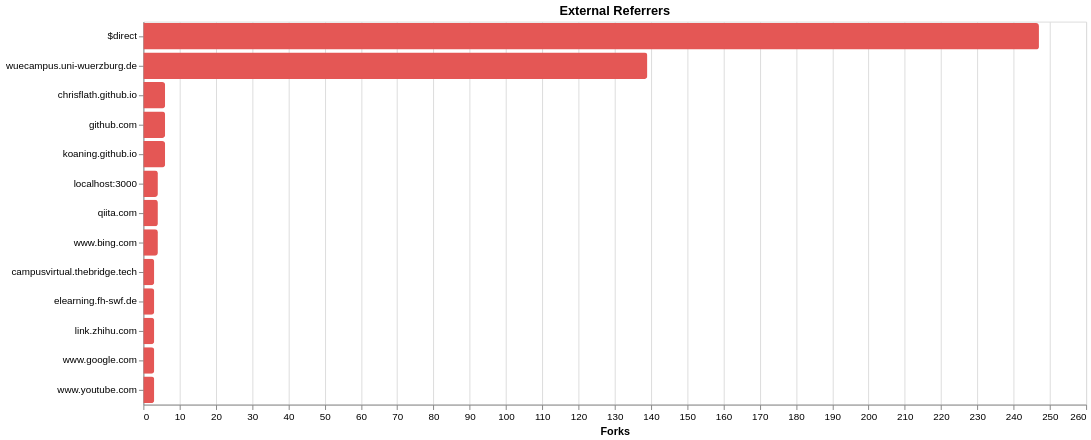

The Vega-Lite source for this figure:
### Vega-Lite specification from a JSON file in a GitHub repository (floating-point values rounded to 4 significant figures)
{"$schema": "https://vega.github.io/schema/vega-lite/v5.20.1.json", "config": {"view": {"continuousHeight": 300, "continuousWidth": 300}}, "data": {"name": "data-41ebd0b566f9b58d75844d15af9e0f06"}, "datasets": {"data-41ebd0b566f9b58d75844d15af9e0f06": [{"forks": 247, "source": "$direct", "unique_users": 197}, {"forks": 139, "source": "wuecampus.uni-wuerzburg.de", "unique_users": 95}, {"forks": 6, "source": "chrisflath.github.io", "unique_users": 6}, {"forks": 6, "source": "github.com", "unique_users": 2}, {"forks": 6, "source": "koaning.github.io", "unique_users": 5}, {"forks": 4, "source": "localhost:3000", "unique_users": 1}, {"forks": 4, "source": "qiita.com", "unique_users": 2}, {"forks": 4, "source": "www.bing.com", "unique_users": 1}, {"forks": 3, "source": "campusvirtual.thebridge.tech", "unique_users": 2}, {"forks": 3, "source": "elearning.fh-swf.de", "unique_users": 2}, {"forks": 3, "source": "link.zhihu.com", "unique_users": 3}, {"forks": 3, "source": "www.google.com", "unique_users": 2}, {"forks": 3, "source": "www.youtube.com", "unique_users": 3}]}, "encoding": {"tooltip": [{"field": "source", "title": "Source", "type": "nominal"}, {"field": "forks", "title": "Forks", "type": "quantitative"}, {"field": "unique_users", "title": "Unique Users", "type": "quantitative"}], "x": {"field": "forks", "title": "Forks", "type": "quantitative"}, "y": {"field": "source", "sort": "-x", "title": null, "type": "nominal"}}, "height": 390, "mark": {"color": "#e45755", "cornerRadiusBottomRight": 3, "cornerRadiusTopRight": 3, "type": "bar"}, "title": "External Referrers", "usermeta": {"embedOptions": {}}, "width": 960}
